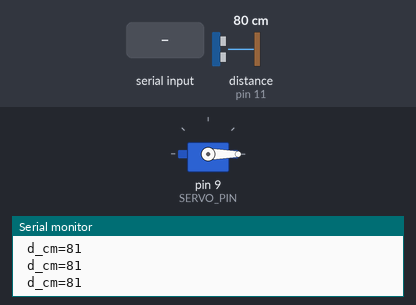
This sketch was run on a simulated Arduino Uno, built with avr-gcc and run on an emulated ATmega328P. Parts: servo, the last lines printed to the serial monitor. The test bench sets the inputs (shaded band); at power-on: distance to the obstacle (sensor on pin 11) 80 cm. The echo pulse lasts 58.3 µs per cm.

Above: at 1.2 s.
1.3 s: "90,45\n" received over Serial
At 1.5 s:
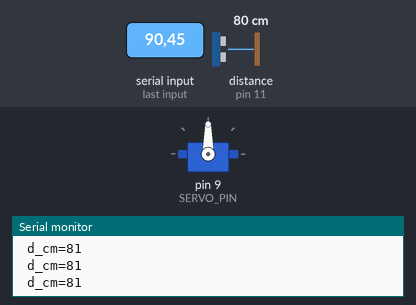
3.3 s: "30,150\n" received over Serial
At 3.5 s:
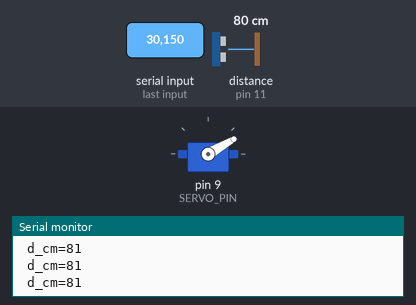
5.3 s: "200\n" received over Serial
At 5.51 s:
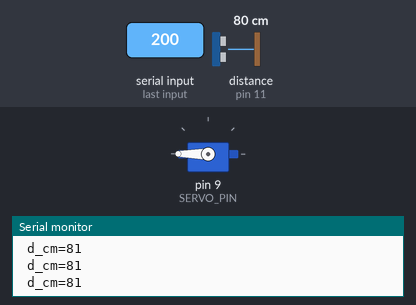
Timing chart, 0 to 8.3 s (numbered marks = the images above; inputs shaded):
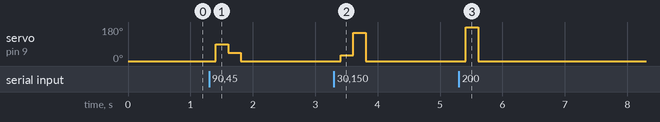

The sketch:

range_finder.ino
```cpp
#include <NewPing.h>
#include <Servo.h>

#define TRIGGER_PIN 12
#define ECHO_PIN 11
#define SERVO_PIN 9
#define MAX_DISTANCE 500

NewPing sonar(TRIGGER_PIN, ECHO_PIN, MAX_DISTANCE);
Servo myservo;
int servo_pos = 0;

unsigned long start_time;

unsigned long prev_sensor_ms = 0;
unsigned long sensor_period_ms = 30;

unsigned long prev_remote_ms = 0;
unsigned long remote_period_ms = 200;

void setup() {
  Serial.begin(115200);
  Serial.setTimeout(1);

  myservo.attach(SERVO_PIN);
  myservo.write(0);
  prev_sensor_ms  = millis();
  prev_remote_ms  = millis();
}

void loop() {
  if((millis() - prev_sensor_ms) >= sensor_period_ms) {
    start_time = millis();

    unsigned int uS = sonar.ping(); // Send ping, get ping time in microseconds (uS).
    Serial.print(" d_cm=");
    Serial.print(uS / US_ROUNDTRIP_CM); // Convert ping time to distance in cm and print result (0 = outside set distance range)
    Serial.println("");

    prev_sensor_ms = start_time;
  }

  if((millis() - prev_remote_ms) >= remote_period_ms) {
    prev_remote_ms = millis();
    read_servo_config();
  }
}

void read_servo_config(){
  if (Serial.available() > 0) {
    servo_pos = Serial.parseFloat();
    Serial.print(" servo=");
    Serial.println(servo_pos, DEC);
    myservo.write(servo_pos);
  }
}
```

Measured:
- after the input at 1.3 s, servo on pin 9 (SERVO_PIN): 0° → 90° after 0.11 s, → 45° 0.20 s later, → 0° 0.20 s later
- after the input at 3.3 s, servo on pin 9 (SERVO_PIN): 0° → 30° after 0.11 s, → 150° 0.20 s later, → 0° 0.20 s later
- after the input at 5.3 s, servo on pin 9 (SERVO_PIN): 0° → 180° after 0.11 s, → 0° 0.20 s later
